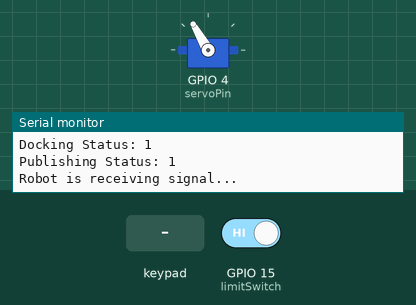
Recording of a sketch running on a simulated ESP32. Parts: servo, the last lines printed to the serial monitor. Inputs (shaded band) come from the test bench; at power-on: GPIO 15 (limitSwitch) HIGH. WiFi joins after 1.5 s; servers stay silent unless stated; no MQTT or app messages arrive unless stated.

Above: at 3.2 s.
3.3 s: key '1' pressed
At 10.9 s:
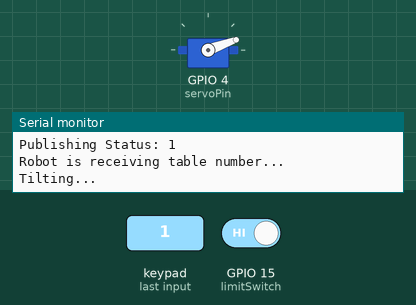
14.1 s: GPIO 15 (limitSwitch) driven LOW
Timing chart, 0 to 17.1 s (numbered marks = the images above; inputs shaded):
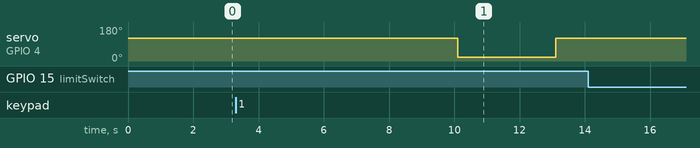

Measured:
- after the input at 3.3 s, servo on GPIO 4 (servoPin): 120° → 20° after 6.8 s, → 120° 3.0 s later

The sketch:

disp_code.ino
```cpp
#include <WiFi.h>
#include <PubSubClient.h>
#include <Keypad.h>
#include <ESP32Servo.h>
#include <ezButton.h>

//WiFi Network credentials
const char* ssid = "jntes";
const char* password = "mivi9960";

//MQTT Broker Settings
const char* mqtt_server = "broker.emqx.io";
const int mqtt_port = 1883;
const char* mqtt_username = "idpgrp3";
const char* mqtt_password = "turtlebot";
const char* mqtt_topic_tablenum = "table_num";
const char* mqtt_topic_docking = "docking";

//Keypad Setup
const byte ROWS = 4;
const byte COLS = 3;
char keys[ROWS][COLS] = {
  {'1','2','3'},
  {'4','5','6'},
  {'7','8','9'},
  {'*','0','#'}
};
byte rowPins[ROWS] = {33, 25, 26, 27};
byte colPins[COLS] = {14, 12, 13};
Keypad keypad = Keypad(makeKeymap(keys), rowPins, colPins, ROWS, COLS);

//Limit Switch Setup
ezButton limitSwitch(15);

//Servo Motor Setup
Servo servo;
int servoPin = 4;

//Initialize WiFi & MQTT client
WiFiClient espClient;
PubSubClient client(mqtt_server, mqtt_port, espClient);

unsigned long previousMillis = 0;
unsigned long interval = 30000;
unsigned long lastMsg = 0;
#define MSG_BUFFER_SIZE (5)
char msg[MSG_BUFFER_SIZE];

int tableNum = 0;
bool robot_arrived = false;
bool docking = false;

void setup_wifi() {
  delay(10);
  WiFi.begin(ssid, password);
  Serial.println();
  Serial.print("Connecting to WiFi..");
  while (WiFi.status() != WL_CONNECTED) {
    Serial.print(".");
    delay(1000);
  }
  randomSeed(micros());
  Serial.println("");
  Serial.println("WiFi connected");
  Serial.print("IP address: ");
  Serial.println(WiFi.localIP());
}

void reconnect() {
  //Loop until we're reconnected
  //client.connect returns a boolean value to let us know if the connection was successful.
  while (!client.connected()) {
    Serial.println("Attempting MQTT connection...");
    String clientId = "ESP32Client-";
    /*clientId += String(random(0xffff), HEX);*/
    if (client.connect(clientId.c_str(), mqtt_username, mqtt_password)) {
      Serial.println("Connected to MQTT Broker");
    }
    else {
      Serial.print("Failed, rc=");
      Serial.print(client.state());
      Serial.println(" try again in 2 seconds");
      //Wait 5 seconds before retrying
      delay(2000);
    }
  }
}

void constantPublish() {
  //Publish Docking Status every 2 seconds
  unsigned long currentMillis = millis();
  if (currentMillis - lastMsg > 2000) {
    lastMsg = currentMillis;
    //Read Docking Status
    limitSwitch.loop();
    int state = limitSwitch.getState();
    if (state == HIGH) {
      docking = true;
    }
    else {
      docking = false;
    }
    //String dockingS = "Docking Status: "+String(docking)+" ";
    //Serial.println(dockingS);

    snprintf(msg, MSG_BUFFER_SIZE, "%d", docking);
    //Serial.print("Docking publish message: ");
    //Serial.println(msg);
    client.publish(mqtt_topic_docking, msg);
  }
}

void setup() {
  Serial.begin(9600);
	servo.attach(servoPin, 771, 2740);
	/*[Calibration] using min/max pulse widths of 771us and 2740us.
	  Different servos require different min/max settings.
    For an accurate 0 to 180 sweep */
  limitSwitch.setDebounceTime(50);
  servo.write(120);                 //set servo to initial position
  setup_wifi();
  client.setServer(mqtt_server, mqtt_port);
  client.setKeepAlive(65535);
}

void loop() {
  //Reconnect to MQTT broker if disconnected
  while (!client.connected()) {
    reconnect();
  }
  //Reconnect to WiFi if disconnected
  unsigned long currentMillis = millis();
  if ((WiFi.status() != WL_CONNECTED) && (currentMillis - previousMillis >=interval)) {
    //if WiFi is down, try reconnecting
    Serial.print(millis());
    Serial.println("Reconnecting to WiFi...");
    WiFi.disconnect();
    WiFi.reconnect();
    previousMillis = currentMillis;
  }

  //Check for status of robot's arrival
  while (!robot_arrived) {
    constantPublish();
    limitSwitch.loop();
    int state = limitSwitch.getState();
    if (state == HIGH) {
      //MQTT can only transmit strings
      docking = true;
      String dockingS = "Docking Status: "+String(docking)+" ";
      Serial.println(dockingS);
      //Serial.println(client.state()); //0 : MQTT_CONNECTED - the client is connected
      reconnect();
      delay(1000);
      //Publish to the MQTT Broker
      // unsigned long now = millis();
      // if (now - lastMsg > 10000) {
      //   lastMsg = now;
      if (client.publish(mqtt_topic_docking, String(dockingS).c_str())) {
        boolean rc = client.publish(mqtt_topic_docking, String(dockingS).c_str());
        Serial.println("Publishing Status: "+String(rc)+" ");
        Serial.println("Robot is receiving signal...");
        delay(2000);
      }
      else {
        Serial.println("Docking status failed to send. Reconnecting to MQTT Broker and trying again");
        reconnect();
        delay(10); // This delay ensures that client.publish doesn't clash with the client.connect call
        client.publish(mqtt_topic_docking, String(dockingS).c_str());
      }
      Serial.println("Limit switch activated! Robot is here, waiting for keypad input...");
      robot_arrived = true;
    }
    else {
      Serial.println("Robot has not arrived, waiting for robot...");
      delay(1000);
    }
  }

  while (robot_arrived) {
    constantPublish();
    //Wait for valid input from keypad
    char key = keypad.getKey();
    while (key == NO_KEY || !(key >= '1' && key <= '6')) {
      constantPublish();
      key = keypad.getKey();
    }

    // Store keypad input if it's a valid table number
    if (key >= '1' && key <= '6') {
      tableNum = key - '0';
      //MQTT can only transmit strings
      String tableNumS = "Table No. for delivery: "+String(tableNum)+" ";
      Serial.println(tableNumS);
      //Serial.println(client.state()); //0 : MQTT_CONNECTED - the client is connected
      reconnect();
      delay(1000);
      //Publish to the MQTT Broker
      // unsigned long now = millis();
      // if (now - lastMsg > 10000) {
      //   lastMsg = now;
      if (client.publish(mqtt_topic_tablenum, String(tableNumS).c_str())) {
        boolean rc = client.publish(mqtt_topic_tablenum, String(tableNumS).c_str());
        Serial.println("Publishing Status: "+String(rc)+" ");
        Serial.println("Robot is receiving table number...");
        delay(1000);

        //Tilt bucket to transfer load can to robot
        Serial.println("Tilting...");
        delay(3000);
		    servo.write(20);
		    delay(3000);
        Serial.println("Returning to original position...");
		    servo.write(120);
        delay(2000);

        delay(1000);

        Serial.println("Can has been transferred. Robot is ready to deliver.");
        limitSwitch.loop();
        int state = limitSwitch.getState();
        while (state == HIGH) {
          constantPublish();
          Serial.println("Waiting for Robot to deliver...");
          delay(2000);
          limitSwitch.loop();
          state = limitSwitch.getState();
        }
        docking = false;
        String dockingS = "Docking Status: "+String(docking)+" ";
        Serial.println("Docking status: "+String(docking)+" ");
        //Serial.println(client.state()); //0 : MQTT_CONNECTED - the client is connected
        reconnect();
        delay(1000);
        //Publish to the MQTT Broker
        if (client.publish(mqtt_topic_docking, String(dockingS).c_str())) {
          boolean rc = client.publish(mqtt_topic_docking, String(dockingS).c_str());
          Serial.println("Publishing Status: "+String(rc)+" ");
          Serial.println("Docking status is sent!");
        }
        else {
          Serial.println("Docking status failed to send. Reconnecting to MQTT Broker and trying again");
          reconnect();
          delay(10); // This delay ensures that client.publish doesn't clash with the client.connect call
          client.publish(mqtt_topic_docking, String(dockingS).c_str());
        }
        Serial.println("Limit switch deactivated! Robot is delivering, waiting for next order.");
        robot_arrived = false;
      }
      //Again, client.publish will return a boolean value depending on whether it succeded or not.
      //If the message failed to send, we will try again, as the connection may have broken.
      else {
        Serial.println("Table No. failed to send. Reconnecting to MQTT Broker and trying again");
        reconnect();
        delay(10); // This delay ensures that client.publish doesn't clash with the client.connect call
        client.publish(mqtt_topic_tablenum, String(tableNumS).c_str());
      }
    }
  }
}
```
